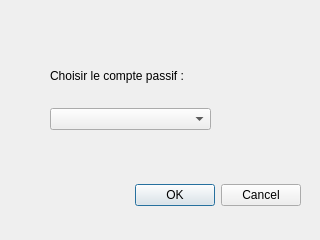
<?xml version="1.0" encoding="UTF-8"?>
<ui version="4.0">
 <class>ChoisirPassifDialog</class>
 <widget class="QDialog" name="ChoisirPassifDialog">
  <property name="geometry">
   <rect>
    <x>0</x>
    <y>0</y>
    <width>320</width>
    <height>240</height>
   </rect>
  </property>
  <property name="windowTitle">
   <string>Dialog</string>
  </property>
  <widget class="QDialogButtonBox" name="buttonBox">
   <property name="geometry">
    <rect>
     <x>90</x>
     <y>180</y>
     <width>211</width>
     <height>31</height>
    </rect>
   </property>
   <property name="orientation">
    <enum>Qt::Horizontal</enum>
   </property>
   <property name="standardButtons">
    <set>QDialogButtonBox::Cancel|QDialogButtonBox::Ok</set>
   </property>
  </widget>
  <widget class="QWidget" name="verticalLayoutWidget">
   <property name="geometry">
    <rect>
     <x>50</x>
     <y>50</y>
     <width>161</width>
     <height>80</height>
    </rect>
   </property>
   <layout class="QVBoxLayout" name="verticalLayout">
    <item>
     <widget class="QLabel" name="label">
      <property name="text">
       <string>Choisir le compte passif : </string>
      </property>
     </widget>
    </item>
    <item>
     <widget class="QComboBox" name="comboBox"/>
    </item>
   </layout>
  </widget>
 </widget>
 <resources/>
 <connections/>
</ui>
